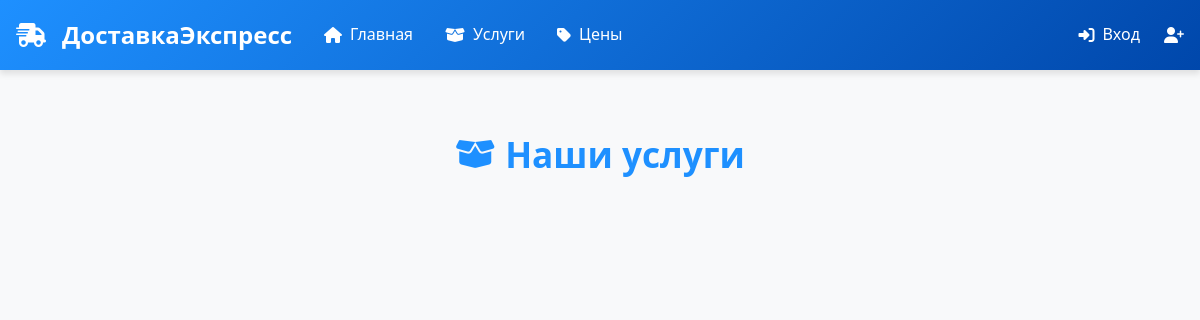
/services/, run on an earlier commit of the app's database.
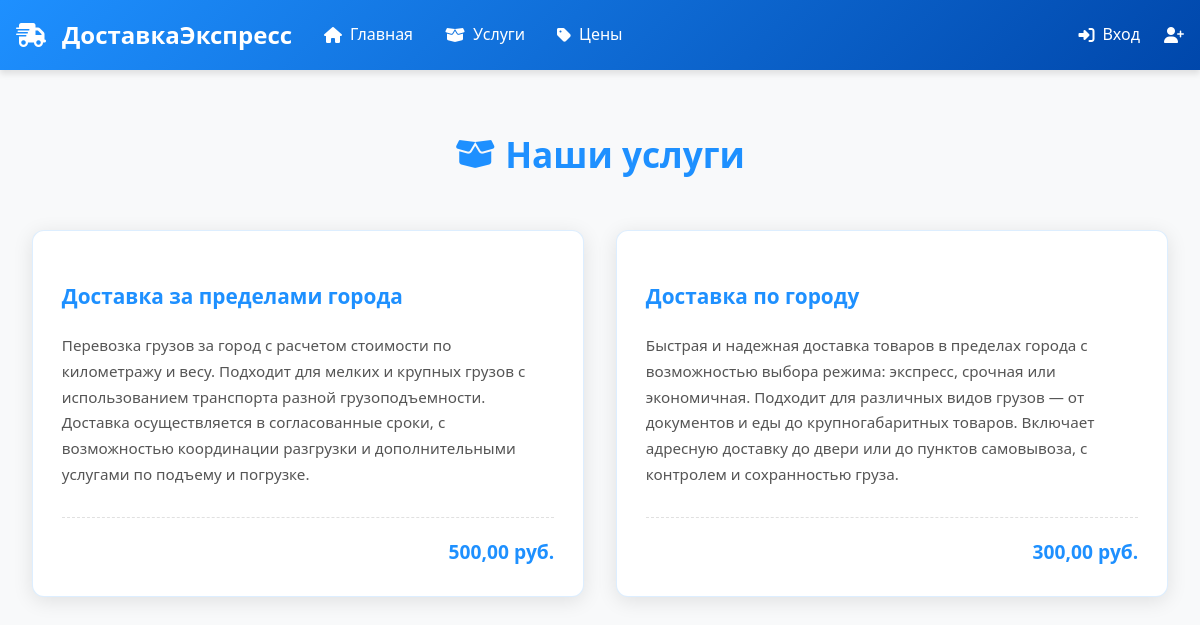
And on a later commit of the database.
### delivery/models.py (models this page shows, shortened)
class Service(models.Model):
    name = models.CharField(max_length=100, verbose_name="Название услуги")
    description = models.TextField(verbose_name="Описание услуги")
    price = models.DecimalField(max_digits=10, decimal_places=2, verbose_name="Цена")
    class Meta:
        verbose_name = "Услуга"
        verbose_name_plural = "Услуги"
        ordering = ['name']

### delivery/views.py (the view)
# urls.py: path('services/', views.services, name='services'),
def services(request):
    services = Service.objects.all()  # Получаем все услуги из базы
    return render(request, 'services.html', {'services': services})

### templates/services.html (shortened to what this page needs)
{% extends "base.html" %}
{% block content %}
<div class="services-container">
    <div class="services-title">
        <i class="icon fas fa-box-open"></i>
        <h1>Наши услуги</h1>
    </div>
    <div class="services-grid">
        {% for service in services %}
        <div class="service-card">
            <h3>{{ service.name }}</h3>
            <p>{{ service.description }}</p>
            <div class="price">{{ service.price }} руб.</div>
        </div>
        {% endfor %}
    </div>
</div>
{% endblock %}

What changed in the data, as far as the page shows it:
added Service: name "Доставка за пределами города", description "Перевозка грузов за город с расчетом стоимости по километражу и весу. Подходит для мелких и крупных грузов с использованием транспорта разной грузоподъемности. Доставка осуществляется в согласованные сроки, с возможностью координации разгрузки и дополнительными услугами по подъему и погрузке.", price "500,00"
added Service: name "Доставка по городу", description "Быстрая и надежная доставка товаров в пределах города с возможностью выбора режима: экспресс, срочная или экономичная. Подходит для различных видов грузов — от документов и еды до крупногабаритных товаров. Включает адресную доставку до двери или до пунктов самовывоза, с контролем и сохранностью груза.", price "300,00"
